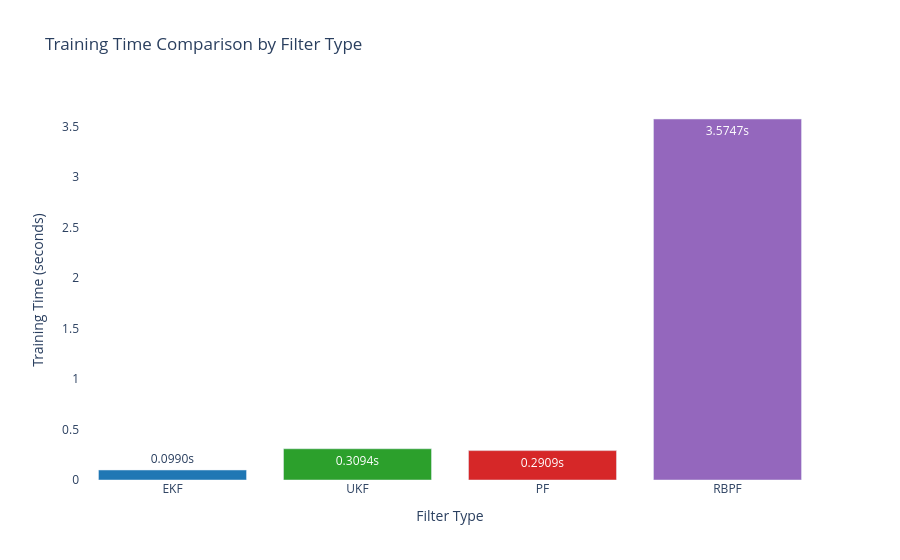
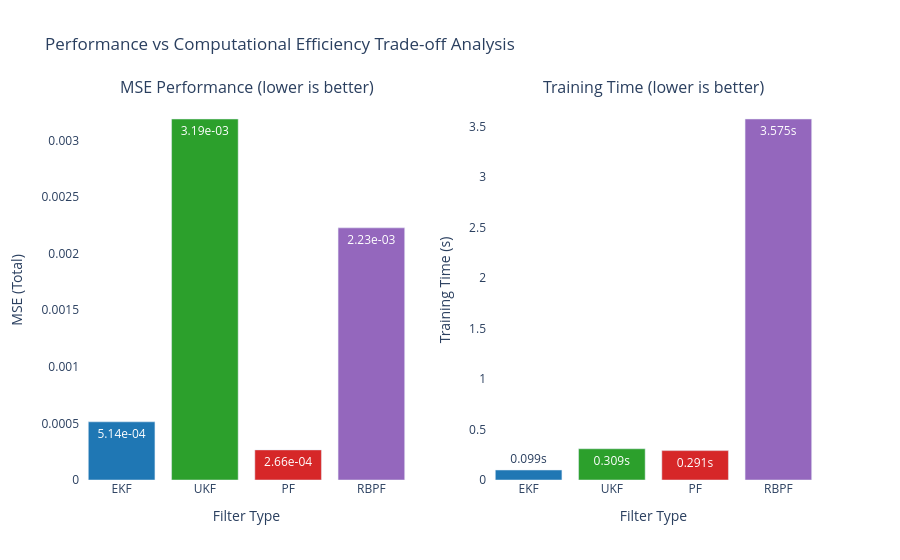

Source (notebook cell) for these figures, in order:
### Code cell
# ============================================================
# Training Time Comparison Visualization
# ============================================================
import plotly.graph_objects as go
from plotly.subplots import make_subplots

# Training time comparison bar chart
filter_names = list(training_times.keys())
times = list(training_times.values())
colors = ['#1f77b4', '#2ca02c', '#d62728', '#9467bd']  # Blue, Green, Red, Purple

fig_timing = go.Figure()
fig_timing.add_trace(go.Bar(
    x=filter_names,
    y=times,
    marker=dict(color=colors),
    text=[f'{t:.4f}s' for t in times],
    textposition='auto',
    name='Training Time'
))

fig_timing.update_layout(
    title='Training Time Comparison by Filter Type',
    xaxis_title='Filter Type',
    yaxis_title='Training Time (seconds)',
    font=dict(size=12),
    plot_bgcolor='white',
    paper_bgcolor='white',
    showlegend=False
)

fig_timing.show()

# Combined Performance vs Speed Analysis
fig_combined = make_subplots(
    rows=1, cols=2,
    subplot_titles=('MSE Performance (lower is better)', 'Training Time (lower is better)'),
    specs=[[{"secondary_y": False}, {"secondary_y": False}]]
)

# MSE subplot
mse_values = [mse_total_ekf, mse_total_ukf, mse_total_pf, mse_total_rbpf]
fig_combined.add_trace(
    go.Bar(x=filter_names, y=mse_values, marker=dict(color=colors), 
           text=[f'{mse:.2e}' for mse in mse_values], textposition='auto',
           name='MSE'),
    row=1, col=1
)

# Training time subplot  
fig_combined.add_trace(
    go.Bar(x=filter_names, y=times, marker=dict(color=colors),
           text=[f'{t:.3f}s' for t in times], textposition='auto',
           name='Time'),
    row=1, col=2
)

fig_combined.update_layout(
    title_text="Performance vs Computational Efficiency Trade-off Analysis",
    font=dict(size=12),
    plot_bgcolor='white',
    paper_bgcolor='white',
    showlegend=False
)

fig_combined.update_xaxes(title_text="Filter Type", row=1, col=1)
fig_combined.update_xaxes(title_text="Filter Type", row=1, col=2)
fig_combined.update_yaxes(title_text="MSE (Total)", row=1, col=1)
fig_combined.update_yaxes(title_text="Training Time (s)", row=1, col=2)

fig_combined.show()

# Performance efficiency metric: accuracy per computation time
print("\n🎯 Performance-Efficiency Trade-off Analysis:")
print("   (Lower MSE/Time ratio = better overall efficiency)")
for i, name in enumerate(filter_names):
    efficiency_metric = mse_values[i] / times[i] if times[i] > 0 else float('inf')
    print(f"   {name}: MSE/Time = {efficiency_metric:.2e}")
    
# Rank filters by different criteria
mse_ranking = sorted(zip(filter_names, mse_values), key=lambda x: x[1])
time_ranking = sorted(zip(filter_names, times), key=lambda x: x[1])
efficiency_ranking = sorted(zip(filter_names, [mse_values[i]/times[i] for i in range(len(filter_names))]), key=lambda x: x[1])

print("\n🏆 Rankings:")
print("   By Accuracy (MSE):", [name for name, _ in mse_ranking])
print("   By Speed (Time):", [name for name, _ in time_ranking])
print("   By Overall Efficiency (MSE/Time):", [name for name, _ in efficiency_ranking])

### Figure 1 — Plotly figure (JSON) as saved in the notebook; plotly's stock layout.template omitted (floating-point values rounded to 4 significant figures)
{"data": [{"marker": {"color": ["#1f77b4", "#2ca02c", "#d62728", "#9467bd"]}, "name": "Training Time", "text": ["0.0990s", "0.3094s", "0.2909s", "3.5747s"], "textposition": "auto", "type": "bar", "x": ["EKF", "UKF", "PF", "RBPF"], "y": [0.09898, 0.3094, 0.2909, 3.575]}], "layout": {"font": {"size": 12}, "paper_bgcolor": "white", "plot_bgcolor": "white", "showlegend": false, "title": {"text": "Training Time Comparison by Filter Type"}, "xaxis": {"title": {"text": "Filter Type"}}, "yaxis": {"title": {"text": "Training Time (seconds)"}}}}

### Figure 2 — Plotly figure (JSON) as saved in the notebook; plotly's stock layout.template omitted (floating-point values rounded to 4 significant figures)
{"data": [{"marker": {"color": ["#1f77b4", "#2ca02c", "#d62728", "#9467bd"]}, "name": "MSE", "text": ["5.14e-04", "3.19e-03", "2.66e-04", "2.23e-03"], "textposition": "auto", "type": "bar", "x": ["EKF", "UKF", "PF", "RBPF"], "xaxis": "x", "y": [0.000514, 0.003189, 0.000266, 0.002227], "yaxis": "y"}, {"marker": {"color": ["#1f77b4", "#2ca02c", "#d62728", "#9467bd"]}, "name": "Time", "text": ["0.099s", "0.309s", "0.291s", "3.575s"], "textposition": "auto", "type": "bar", "x": ["EKF", "UKF", "PF", "RBPF"], "xaxis": "x2", "y": [0.09898, 0.3094, 0.2909, 3.575], "yaxis": "y2"}], "layout": {"annotations": [{"font": {"size": 16}, "showarrow": false, "text": "MSE Performance (lower is better)", "x": 0.225, "xanchor": "center", "xref": "paper", "y": 1, "yanchor": "bottom", "yref": "paper"}, {"font": {"size": 16}, "showarrow": false, "text": "Training Time (lower is better)", "x": 0.775, "xanchor": "center", "xref": "paper", "y": 1, "yanchor": "bottom", "yref": "paper"}], "font": {"size": 12}, "paper_bgcolor": "white", "plot_bgcolor": "white", "showlegend": false, "title": {"text": "Performance vs Computational Efficiency Trade-off Analysis"}, "xaxis": {"anchor": "y", "domain": [0, 0.45], "title": {"text": "Filter Type"}}, "xaxis2": {"anchor": "y2", "domain": [0.55, 1], "title": {"text": "Filter Type"}}, "yaxis": {"anchor": "x", "domain": [0, 1], "title": {"text": "MSE (Total)"}}, "yaxis2": {"anchor": "x2", "domain": [0, 1], "title": {"text": "Training Time (s)"}}}}
